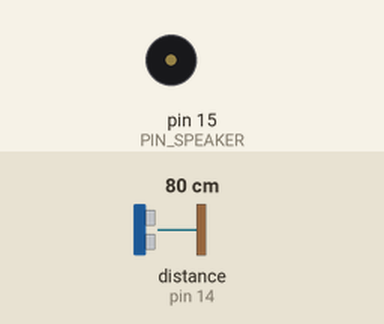
Recording of a sketch running on a simulated Arduino Uno, built with avr-gcc and run on an emulated ATmega328P. On the bench: buzzer (waves = sounding). Wiring (inferred from the names in the program): ultrasonic range finder: trigger pin 12; echo pin 14. Inputs (shaded band) come from the test bench; at power-on: distance to the obstacle (sensor on pin 14) 80 cm. The echo pulse lasts 58.3 µs per cm; what the sketch prints to the serial monitor is not drawn.

Above: at 1.2 s.
1.3 s: distance to the obstacle (sensor on pin 14) set to 2 cm
At 2.0 s:
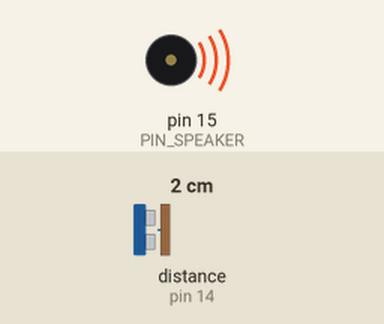
2.8 s: distance to the obstacle (sensor on pin 14) set to 4 cm
At 3.3 s:
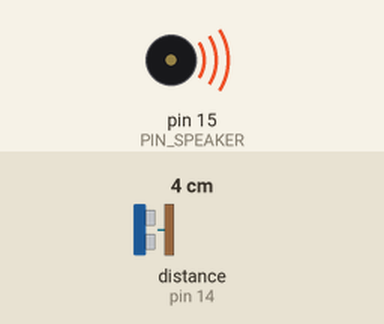
Timing chart, 0 to 5.8 s (numbered marks = the images above; inputs shaded):
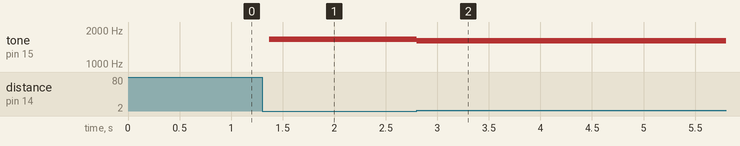

Measured:
- after the input at 1.3 s, tone on pin 15 (PIN_SPEAKER): silent → 1660 Hz after 0.07 s
- after the input at 2.8 s, tone on pin 15 (PIN_SPEAKER): 1660 Hz → 1610 Hz at once

The sketch:

termenvox.ino
```cpp
// HC-SR04 pins
#define PIN_TRIG 12
#define PIN_ECHO 14
// speaker + pin
#define PIN_SPEAKER 15

// ultrasonic echo timing ranges
#define MIN_DURATION 100
#define MAX_DURATION 4000
// frequency ranges for tone
#define MIN_FREQ 30
#define MAX_FREQ 1700


void setup() {
  Serial.begin (115200);
  pinMode(PIN_TRIG, OUTPUT);
  pinMode(PIN_ECHO, INPUT);
  pinMode(PIN_SPEAKER, OUTPUT);
}

void loop() {
  int duration, distance;
  // send ultasonic signal
  digitalWrite(PIN_TRIG, LOW);
  delayMicroseconds(2);
  digitalWrite(PIN_TRIG, HIGH);
  // wait for 10ns
  delayMicroseconds(10);
  digitalWrite(PIN_TRIG, LOW);

  // get duration of HIGH on PIN_ECHO
  duration = pulseIn(PIN_ECHO, HIGH);

  // do nothing if duration > MAX_DURATION because it is too far
  if (duration > MAX_DURATION){
    delay(100);
    return;
  }

  // convert duration to frequency
  duration = MAX_DURATION - duration;
  float scale = (float)(MAX_FREQ - MIN_FREQ) / (float)(MAX_DURATION - MIN_DURATION);
  int freq = MIN_FREQ + ((duration - MIN_DURATION) * scale);

  // debug print
  Serial.print(freq);
  Serial.println(" Hz");

  tone(PIN_SPEAKER, freq, 200);
}
```
